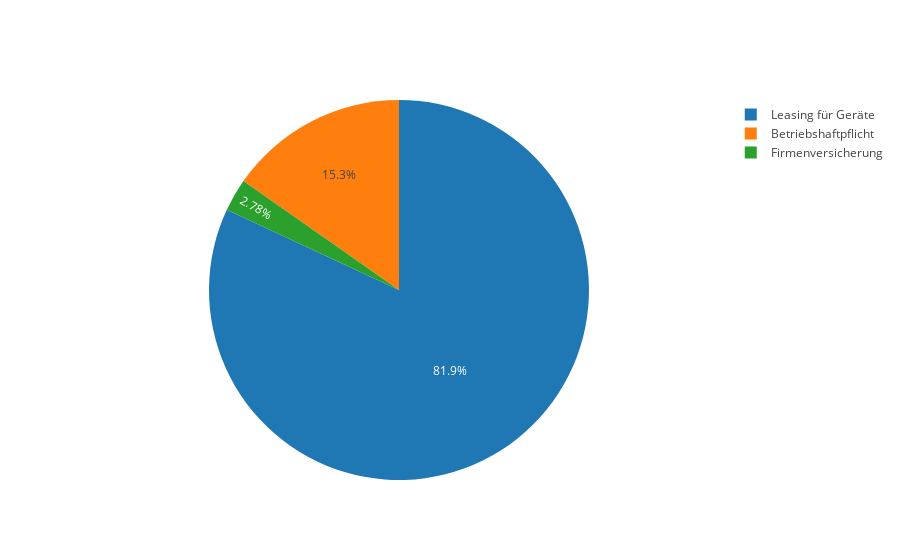

Source (notebook cell):
### Code cell
labels = ["Firmenversicherung","Leasing für Geräte","Betriebshaftpflicht"]
values = [b1,b2,b3]

trace = go.Pie(labels=labels, values=values)

iplot([trace], filename='basic_pie_chart')

### Figure 1 — Plotly figure (JSON) as saved in the notebook; plotly's stock layout.template omitted (floating-point values rounded to 4 significant figures)
{"data": [{"labels": ["Firmenversicherung", "Leasing für Geräte", "Betriebshaftpflicht"], "type": "pie", "uid": "6fd9d9d2-b979-40ae-9394-d8b4404bf52e", "values": [26.83, 791.8, 147.6]}], "layout": {}}
